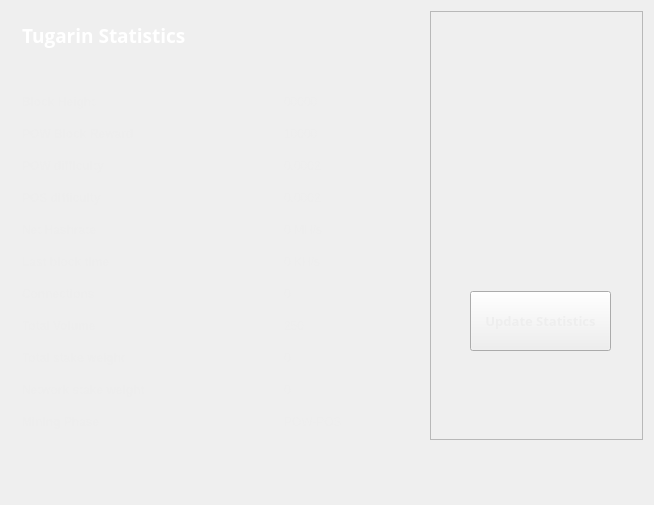
<?xml version="1.0" encoding="UTF-8"?>
<ui version="4.0">
 <class>StatisticsPage</class>
 <widget class="QWidget" name="StatisticsPage">
  <property name="windowModality">
   <enum>Qt::NonModal</enum>
  </property>
  <property name="geometry">
   <rect>
    <x>0</x>
    <y>0</y>
    <width>654</width>
    <height>505</height>
   </rect>
  </property>
  <property name="windowTitle">
   <string>Digging</string>
  </property>
  <property name="styleSheet">
   <string notr="true">color:#eeeeee;
font-family:'Open Sans,sans-serif';</string>
  </property>
  <layout class="QGridLayout" name="gridLayout">
   <property name="sizeConstraint">
    <enum>QLayout::SetMaximumSize</enum>
   </property>
   <item row="0" column="1">
    <widget class="QFrame" name="frame">
     <property name="minimumSize">
      <size>
       <width>213</width>
       <height>0</height>
      </size>
     </property>
     <property name="frameShape">
      <enum>QFrame::StyledPanel</enum>
     </property>
     <property name="frameShadow">
      <enum>QFrame::Raised</enum>
     </property>
     <widget class="QPushButton" name="startButton">
      <property name="geometry">
       <rect>
        <x>40</x>
        <y>280</y>
        <width>141</width>
        <height>60</height>
       </rect>
      </property>
      <property name="sizePolicy">
       <sizepolicy hsizetype="Fixed" vsizetype="Fixed">
        <horstretch>0</horstretch>
        <verstretch>0</verstretch>
       </sizepolicy>
      </property>
      <property name="minimumSize">
       <size>
        <width>120</width>
        <height>60</height>
       </size>
      </property>
      <property name="font">
       <font>
        <family>Open Sans,sans-serif</family>
        <pointsize>10</pointsize>
        <weight>75</weight>
        <bold>true</bold>
        <underline>false</underline>
        <kerning>true</kerning>
       </font>
      </property>
      <property name="autoFillBackground">
       <bool>false</bool>
      </property>
      <property name="styleSheet">
       <string notr="true"/>
      </property>
      <property name="text">
       <string>Update Statistics</string>
      </property>
     </widget>
     <widget class="QLabel" name="label">
      <property name="geometry">
       <rect>
        <x>10</x>
        <y>10</y>
        <width>191</width>
        <height>191</height>
       </rect>
      </property>
      <property name="text">
       <string/>
      </property>
      <property name="pixmap">
       <pixmap resource="../bitcoin.qrc">:/icons/tgr</pixmap>
      </property>
      <property name="scaledContents">
       <bool>true</bool>
      </property>
     </widget>
    </widget>
   </item>
   <item row="0" column="0">
    <widget class="QFrame" name="gridFrame_2">
     <layout class="QGridLayout" name="gridLayout_4">
      <item row="3" column="0">
       <layout class="QFormLayout" name="formLayout_2">
        <property name="fieldGrowthPolicy">
         <enum>QFormLayout::FieldsStayAtSizeHint</enum>
        </property>
        <property name="horizontalSpacing">
         <number>139</number>
        </property>
        <property name="verticalSpacing">
         <number>18</number>
        </property>
        <property name="rightMargin">
         <number>0</number>
        </property>
        <item row="1" column="0">
         <widget class="QLabel" name="label_14">
          <property name="text">
           <string>&lt;html&gt;&lt;head/&gt;&lt;body&gt;&lt;p&gt;&lt;span style=&quot; font-weight:600;&quot;&gt;Block Height&lt;/span&gt;&lt;/p&gt;&lt;/body&gt;&lt;/html&gt;</string>
          </property>
         </widget>
        </item>
        <item row="1" column="1">
         <widget class="QLabel" name="heightBox">
          <property name="text">
           <string>00000</string>
          </property>
         </widget>
        </item>
        <item row="2" column="0">
         <widget class="QLabel" name="label_12">
          <property name="text">
           <string>&lt;html&gt;&lt;head/&gt;&lt;body&gt;&lt;p&gt;&lt;span style=&quot; font-weight:600;&quot;&gt;POW Block Reward&lt;/span&gt;&lt;/p&gt;&lt;/body&gt;&lt;/html&gt;</string>
          </property>
         </widget>
        </item>
        <item row="2" column="1">
         <widget class="QLabel" name="rewardBox">
          <property name="text">
           <string>10000</string>
          </property>
         </widget>
        </item>
        <item row="3" column="0">
         <widget class="QLabel" name="label_13">
          <property name="text">
           <string>&lt;html&gt;&lt;head/&gt;&lt;body&gt;&lt;p&gt;&lt;span style=&quot; font-weight:600;&quot;&gt;POW difficulty&lt;/span&gt;&lt;/p&gt;&lt;/body&gt;&lt;/html&gt;</string>
          </property>
         </widget>
        </item>
        <item row="3" column="1">
         <widget class="QLabel" name="diffBox">
          <property name="text">
           <string>0.0002</string>
          </property>
         </widget>
        </item>
        <item row="4" column="0">
         <widget class="QLabel" name="label_9">
          <property name="text">
           <string>&lt;html&gt;&lt;head/&gt;&lt;body&gt;&lt;p&gt;&lt;span style=&quot; font-weight:600;&quot;&gt;POS difficulty&lt;/span&gt;&lt;/p&gt;&lt;/body&gt;&lt;/html&gt;</string>
          </property>
         </widget>
        </item>
        <item row="4" column="1">
         <widget class="QLabel" name="diffBox2">
          <property name="text">
           <string>0.0002</string>
          </property>
         </widget>
        </item>
        <item row="5" column="1">
         <widget class="QLabel" name="pawrateBox">
          <property name="text">
           <string>0 MH/s</string>
          </property>
         </widget>
        </item>
        <item row="6" column="0">
         <widget class="QLabel" name="label3_2">
          <property name="sizePolicy">
           <sizepolicy hsizetype="Preferred" vsizetype="Maximum">
            <horstretch>0</horstretch>
            <verstretch>0</verstretch>
           </sizepolicy>
          </property>
          <property name="text">
           <string>&lt;html&gt;&lt;head/&gt;&lt;body&gt;&lt;p&gt;&lt;span style=&quot; font-weight:600;&quot;&gt;Last block time&lt;/span&gt;&lt;/p&gt;&lt;/body&gt;&lt;/html&gt;</string>
          </property>
         </widget>
        </item>
        <item row="6" column="1">
         <widget class="QLabel" name="localBox">
          <property name="text">
           <string>0 KH/s</string>
          </property>
         </widget>
        </item>
        <item row="7" column="0">
         <widget class="QLabel" name="label1_2">
          <property name="text">
           <string>&lt;html&gt;&lt;head/&gt;&lt;body&gt;&lt;p&gt;&lt;span style=&quot; font-weight:600;&quot;&gt;Connections&lt;/span&gt;&lt;/p&gt;&lt;/body&gt;&lt;/html&gt;</string>
          </property>
         </widget>
        </item>
        <item row="7" column="1">
         <widget class="QLabel" name="connectionBox">
          <property name="text">
           <string>0</string>
          </property>
         </widget>
        </item>
        <item row="8" column="0">
         <widget class="QLabel" name="label_8">
          <property name="text">
           <string>&lt;html&gt;&lt;head/&gt;&lt;body&gt;&lt;p&gt;&lt;span style=&quot; font-weight:600;&quot;&gt;Total Volume&lt;/span&gt;&lt;/p&gt;&lt;/body&gt;&lt;/html&gt;</string>
          </property>
         </widget>
        </item>
        <item row="8" column="1">
         <widget class="QLabel" name="volumeBox">
          <property name="text">
           <string>250</string>
          </property>
         </widget>
        </item>
        <item row="9" column="0">
         <widget class="QLabel" name="label_10">
          <property name="text">
           <string>&lt;html&gt;&lt;head/&gt;&lt;body&gt;&lt;p&gt;&lt;span style=&quot; font-weight:600;&quot;&gt;Total stake weight&lt;/span&gt;&lt;/p&gt;&lt;/body&gt;&lt;/html&gt;</string>
          </property>
         </widget>
        </item>
        <item row="9" column="1">
         <widget class="QLabel" name="minBox">
          <property name="text">
           <string>0</string>
          </property>
         </widget>
        </item>
        <item row="10" column="0">
         <widget class="QLabel" name="label_11">
          <property name="text">
           <string>&lt;html&gt;&lt;head/&gt;&lt;body&gt;&lt;p&gt;&lt;span style=&quot; font-weight:600;&quot;&gt;Network stake weight&lt;/span&gt;&lt;/p&gt;&lt;/body&gt;&lt;/html&gt;</string>
          </property>
         </widget>
        </item>
        <item row="10" column="1">
         <widget class="QLabel" name="maxBox">
          <property name="text">
           <string>0</string>
          </property>
         </widget>
        </item>
        <item row="11" column="0">
         <widget class="QLabel" name="label_15">
          <property name="text">
           <string>&lt;html&gt;&lt;head/&gt;&lt;body&gt;&lt;p&gt;&lt;span style=&quot; font-weight:600;&quot;&gt;Mining Phase&lt;/span&gt;&lt;/p&gt;&lt;/body&gt;&lt;/html&gt;</string>
          </property>
         </widget>
        </item>
        <item row="11" column="1">
         <widget class="QLabel" name="cBox">
          <property name="text">
           <string>POW-POS</string>
          </property>
         </widget>
        </item>
        <item row="5" column="0">
         <widget class="QLabel" name="label_16">
          <property name="text">
           <string>&lt;html&gt;&lt;head/&gt;&lt;body&gt;&lt;p&gt;&lt;span style=&quot; font-weight:600;&quot;&gt;Net Hashrate&lt;/span&gt;&lt;/p&gt;&lt;/body&gt;&lt;/html&gt;</string>
          </property>
         </widget>
        </item>
       </layout>
      </item>
      <item row="1" column="0">
       <layout class="QHBoxLayout" name="horizontalLayout_4">
        <property name="spacing">
         <number>7</number>
        </property>
        <item>
         <widget class="QLabel" name="label_5">
          <property name="font">
           <font>
            <family>Open Sans,sans-serif</family>
           </font>
          </property>
          <property name="text">
           <string>&lt;html&gt;&lt;head/&gt;&lt;body&gt;&lt;p&gt;&lt;span style=&quot; font-size:14pt; font-weight:600; color:#ffffff;&quot;&gt;Tugarin Statistics&lt;/span&gt;&lt;/p&gt;&lt;/body&gt;&lt;/html&gt;</string>
          </property>
         </widget>
        </item>
        <item>
         <spacer name="horizontalSpacer_2">
          <property name="orientation">
           <enum>Qt::Horizontal</enum>
          </property>
          <property name="sizeHint" stdset="0">
           <size>
            <width>40</width>
            <height>20</height>
           </size>
          </property>
         </spacer>
        </item>
       </layout>
      </item>
      <item row="2" column="0">
       <spacer name="verticalSpacer_2">
        <property name="orientation">
         <enum>Qt::Vertical</enum>
        </property>
        <property name="sizeHint" stdset="0">
         <size>
          <width>20</width>
          <height>40</height>
         </size>
        </property>
       </spacer>
      </item>
     </layout>
    </widget>
   </item>
   <item row="1" column="0">
    <spacer name="verticalSpacer">
     <property name="orientation">
      <enum>Qt::Vertical</enum>
     </property>
     <property name="sizeHint" stdset="0">
      <size>
       <width>20</width>
       <height>40</height>
      </size>
     </property>
    </spacer>
   </item>
  </layout>
 </widget>
 <layoutdefault spacing="6" margin="11"/>
 <resources>
  <include location="../bitcoin.qrc"/>
 </resources>
 <connections/>
</ui>
